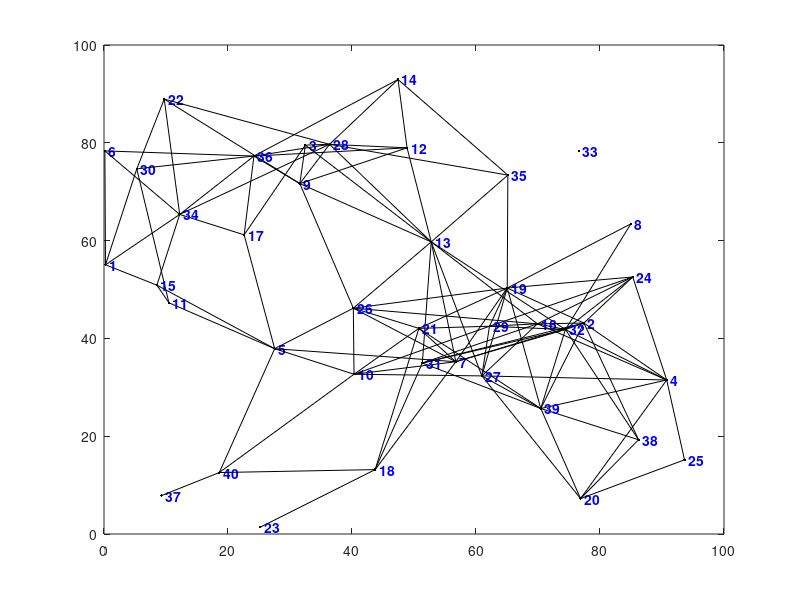

Source code (MATLAB): (Note: this script raises an error after producing the figure.)
function [dist,path] = dijkstra(nodes,segments,start_id,finish_id)
%DIJKSTRA Calculates the shortest distance and path between points on a map
%   using Dijkstra's Shortest Path Algorithm
% 
% [DIST, PATH] = DIJKSTRA(NODES, SEGMENTS, SID, FID)
%   Calculates the shortest distance and path between start and finish nodes SID and FID
% 
% [DIST, PATH] = DIJKSTRA(NODES, SEGMENTS, SID)
%   Calculates the shortest distances and paths from the starting node SID to all
%     other nodes in the map
% 
% Note:
%     DIJKSTRA is set up so that an example is created if no inputs are provided,
%       but ignores the example and just processes the inputs if they are given.
% 
% Inputs:
%     NODES should be an Nx3 or Nx4 matrix with the format [ID X Y] or [ID X Y Z]
%       where ID is an integer, and X, Y, Z are cartesian position coordinates)
%     SEGMENTS should be an Mx3 matrix with the format [ID N1 N2]
%       where ID is an integer, and N1, N2 correspond to node IDs from NODES list
%       such that there is an [undirected] edge/segment between node N1 and node N2
%     SID should be an integer in the node ID list corresponding with the starting node
%     FID (optional) should be an integer in the node ID list corresponding with the finish
% 
% Outputs:
%     DIST is the shortest Euclidean distance
%       If FID was specified, DIST will be a 1x1 double representing the shortest
%         Euclidean distance between SID and FID along the map segments. DIST will have
%         a value of INF if there are no segments connecting SID and FID.
%       If FID was not specified, DIST will be a 1xN vector representing the shortest
%         Euclidean distance between SID and all other nodes on the map. DIST will have
%         a value of INF for any nodes that cannot be reached along segments of the map.
%     PATH is a list of nodes containing the shortest route
%       If FID was specified, PATH will be a 1xP vector of node IDs from SID to FID.
%         NAN will be returned if there are no segments connecting SID to FID.
%       If FID was not specified, PATH will be a 1xN cell of vectors representing the
%         shortest route from SID to all other nodes on the map. PATH will have a value
%         of NAN for any nodes that cannot be reached along the segments of the map.
% 
% Example:
%     dijkstra; % calculates shortest path and distance between two nodes
%               % on a map of randomly generated nodes and segments
% 
% Example:
%     nodes = [(1:10); 100*rand(2,10)]';
%     segments = [(1:17); floor(1:0.5:9); ceil(2:0.5:10)]';
%     figure; plot(nodes(:,2), nodes(:,3),'k.');
%     hold on;
%     for s = 1:17
%         if (s <= 10) text(nodes(s,2),nodes(s,3),[' ' num2str(s)]); end
%         plot(nodes(segments(s,2:3)',2),nodes(segments(s,2:3)',3),'k');
%     end
%     [d, p] = dijkstra(nodes, segments, 1, 10)
%     for n = 2:length(p)
%         plot(nodes(p(n-1:n),2),nodes(p(n-1:n),3),'r-.','linewidth',2);
%     end
%     hold off;
% 
% Author: Joseph Kirk
% Email: jdkirk630 at gmail dot com
% Release: 1.3
% Release Date: 5/18/07

if (nargin < 3) % SETUP
    % (GENERATE RANDOM EXAMPLE OF NODES AND SEGMENTS IF NOT GIVEN AS INPUTS)
    % Create a random set of nodes/vertices,and connect some of them with
    % edges/segments. Then graph the resulting map.
    num_nodes = 40; L = 100; max_seg_length = 30; ids = (1:num_nodes)';
    nodes = [ids L*rand(num_nodes,2)]; % create random nodes
    h = figure; plot(nodes(:,2),nodes(:,3),'k.') % plot the nodes
    text(nodes(num_nodes,2),nodes(num_nodes,3),...
        [' ' num2str(ids(num_nodes))],'Color','b','FontWeight','b')
    hold on
    num_segs = 0; segments = zeros(num_nodes*(num_nodes-1)/2,3);
    for i = 1:num_nodes-1 % create edges between some of the nodes
        text(nodes(i,2),nodes(i,3),[' ' num2str(ids(i))],'Color','b','FontWeight','b')
        for j = i+1:num_nodes
            d = sqrt(sum((nodes(i,2:3) - nodes(j,2:3)).^2));
            if and(d < max_seg_length,rand < 0.6)
                plot([nodes(i,2) nodes(j,2)],[nodes(i,3) nodes(j,3)],'k.-')
                % add this link to the segments list
                num_segs = num_segs + 1;
                segments(num_segs,:) = [num_segs nodes(i,1) nodes(j,1)];
            end
        end
    end
    segments(num_segs+1:num_nodes*(num_nodes-1)/2,:) = [];
    axis([0 L 0 L])
    % Calculate Shortest Path Using Dijkstra's Algorithm
    % Get random starting/ending nodes,compute the shortest distance and path.
    start_id = ceil(num_nodes*rand); disp(['start id = ' num2str(start_id)]);
    finish_id = ceil(num_nodes*rand); disp(['finish id = ' num2str(finish_id)]);
    [distance,path] = dijkstra(nodes,segments,start_id,finish_id);
    disp(['distance = ' num2str(distance)]); disp(['path = [' num2str(path) ']']);
    % If a Shortest Path exists,Plot it on the Map.
    figure(h)
    for k = 2:length(path)
        m = find(nodes(:,1) == path(k-1));
        n = find(nodes(:,1) == path(k));
        plot([nodes(m,2) nodes(n,2)],[nodes(m,3) nodes(n,3)],'ro-','LineWidth',2);
    end
    title(['Shortest Distance from ' num2str(start_id) ' to ' ...
        num2str(finish_id) ' = ' num2str(distance)])
    hold off
    
else %--------------------------------------------------------------------------
    % MAIN FUNCTION - DIJKSTRA'S ALGORITHM
    
    % initializations
    node_ids = nodes(:,1);
    [num_map_pts,cols] = size(nodes);
    table = sparse(num_map_pts,2);
    shortest_distance = Inf(num_map_pts,1);
    settled = zeros(num_map_pts,1);
    path = num2cell(NaN(num_map_pts,1));
    col = 2;
    pidx = find(start_id == node_ids);
    shortest_distance(pidx) = 0;
    table(pidx,col) = 0;
    settled(pidx) = 1;
    path(pidx) = {start_id};
    if (nargin < 4) % compute shortest path for all nodes
        while_cmd = 'sum(~settled) > 0';
    else % terminate algorithm early
        while_cmd = 'settled(zz) == 0';
        zz = find(finish_id == node_ids);
    end
    while eval(while_cmd)
        % update the table
        table(:,col-1) = table(:,col);
        table(pidx,col) = 0;
        % find neighboring nodes in the segments list
        neighbor_ids = [segments(node_ids(pidx) == segments(:,2),3);
            segments(node_ids(pidx) == segments(:,3),2)];
        % calculate the distances to the neighboring nodes and keep track of the paths
        for k = 1:length(neighbor_ids)
            cidx = find(neighbor_ids(k) == node_ids);
            if ~settled(cidx)
                d = sqrt(sum((nodes(pidx,2:cols) - nodes(cidx,2:cols)).^2));
                if (table(cidx,col-1) == 0) || ...
                        (table(cidx,col-1) > (table(pidx,col-1) + d))
                    table(cidx,col) = table(pidx,col-1) + d;
                    tmp_path = path(pidx);
                    path(cidx) = {[tmp_path{1} neighbor_ids(k)]};
                else
                    table(cidx,col) = table(cidx,col-1);
                end
            end
        end
        % find the minimum non-zero value in the table and save it
        nidx = find(table(:,col));
        ndx = find(table(nidx,col) == min(table(nidx,col)));
        if isempty(ndx)
            break
        else
            pidx = nidx(ndx(1));
            shortest_distance(pidx) = table(pidx,col);
            settled(pidx) = 1;
        end
    end
    if (nargin < 4) % return the distance and path arrays for all of the nodes
        dist = shortest_distance';
        path = path';
    else % return the distance and path for the ending node
        dist = shortest_distance(zz);
        if isempty(dist)
              path = 0;
              dist=inf;
        else
              path = path(zz);
              path = path{1};
        end
    end
end
